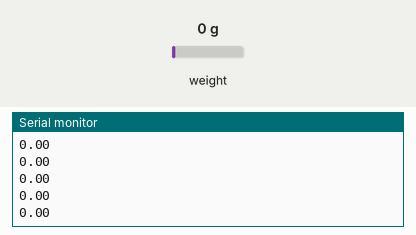
Recording of a sketch running on a simulated Arduino Uno, built with avr-gcc and run on an emulated ATmega328P. Parts: the last lines printed to the serial monitor. The test bench sets the inputs (shaded band); at power-on: weight on the scale 0 g.

Above: at 2.2 s.
2.3 s: weight on the scale set to 100 g
At 2.46 s:
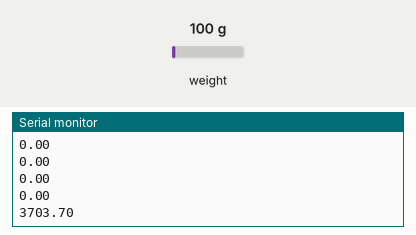
3.8 s: weight on the scale set to 1250 g
At 3.86 s:
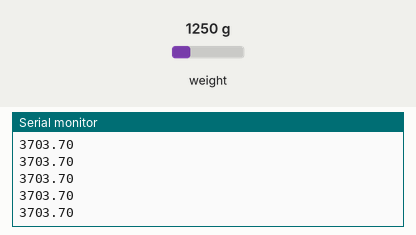
Timing chart, 0 to 6.8 s (numbered marks = the images above; inputs shaded):
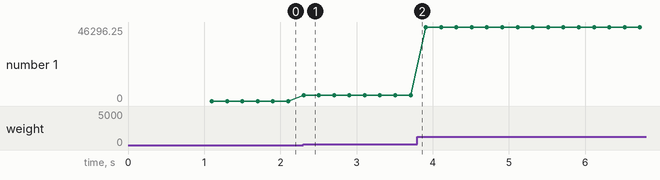

Measured:
- after the input at 2.3 s, the serial monitor: prints a new line at once (image 1)
- plotted number 1: 0 → 3703.7 after the input at 2.3 s, 3703.7 → 46296.25 after the input at 3.8 s

The sketch:

HX711Serial.ino
```cpp
#include "HX711.h"

// HX711.DOUT	- pin #A1
// HX711.PD_SCK	- pin #A0

HX711 scale(A1, A0);		// parameter "gain" is ommited; the default value 128 is used by the library

void setup() {
  Serial.begin(38400);
  scale.set_scale(2280.f);                      // this value is obtained by calibrating the scale with known weights; see the README for details
  scale.tare();				        // reset the scale to 0

}

void loop() {
  float x =(37.037*scale.get_units());
  Serial.println(x);

  delay(100);
}
```
